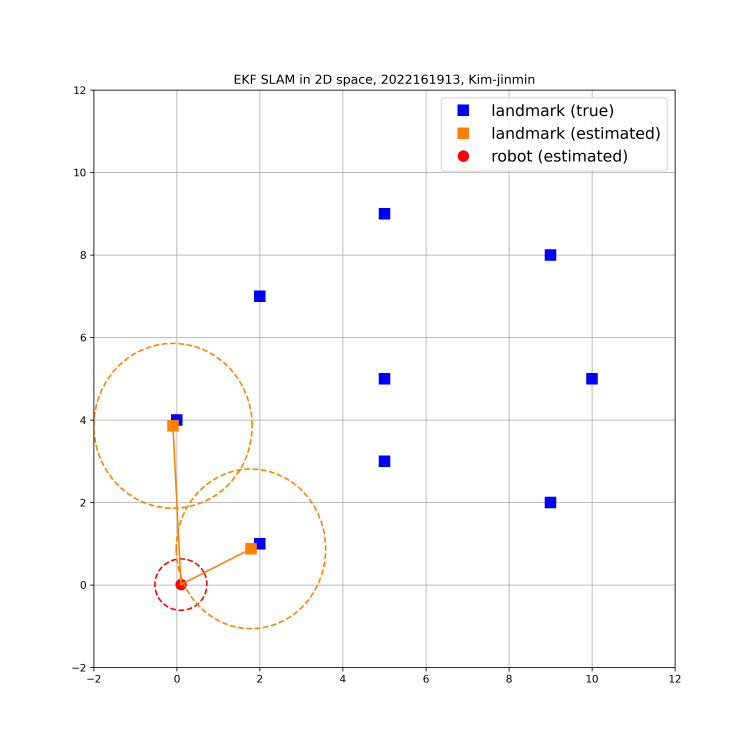
#> input picture EKF_SLAM/figures/fig000.png, 3000 x 3000 px (shown at 1/4 size); its folder holds only this picture in this run
$ jupyter execute --allow-errors Templete_sdsddadasdafsa.ipynb   (older library calls are emulated)
#> lines starting #> are read from the running program, lines starting #| are printed output that depends on the picture
# **EKF SLAM**
**reference**: https://www.ipb.uni-bonn.de/teaching/

## **Kalman Filter**
- 선형모델에 대한 Prediction (예측)과 Correction(수정)을 반복적으로 수행하여 최적의 상태를 추정하는 필터
- **Prediction**: 현재 상태와 모델을 이용하여 다음 step의 상태를 예측 (2~3)
- **Correction**: 현재 상태와 관측값을 이용하여 상태를 수정 (4~6)

### **Kalman filter example**
- **TODO**: 1차원 모델을 이용하여 칼만 필터 설계하기

<br/>

- w와 v는 각각 분산이 R과 Q를 만족하는 gaussian random noise
- 분산을 만족하는 random noise는 정규분포에 표준편차를 곱한 형태 (hint: cholesky decomposition)

- 결과 예시

[cell 1]
from operator import inv
import numpy as np
import matplotlib.pyplot as plt

def true_state(x, u):
    A = np.array([[0.7]])
    B = np.array([[1/np.sqrt(2)]])
    R = np.array([[0.5]])
    ##### TODO: 모션모델을 작성해서 true data를 output #####
    # guassian noise가 모델에 반영되도록 작성
    x=A@x+B@u+np.linalg.cholesky(R)*np.random.rand()
    x_p = x
    ########################################################
    return x_p

def observation_model(x):
    C = np.reshape(1, [1, 1])
    Q = np.reshape(0.15, [1, 1])
    ###### TODO: 관측모델을 작성하여 sensor data를 output #####
    # guassian noise가 모델에 반영되도록 작성
    z= C@x+np.linalg.cholesky(Q)*np.random.rand()

    ###########################################################
    return z

class kalman_filter():
    def __init__(self):
        # 칼만필터에 사용할 system 정의
        self.A = np.array([[0.7]])
        self.B = np.array([[1/np.sqrt(2)]])
        self.C = np.array([[1]])
        self.R = np.array([[0.5]])
        self.Q = np.array([[0.15]])

        # 칼만필터 초기 state와 covariance 정의
        self.x = np.zeros([len(self.A), 1])
        self.P = 10*np.eye(len(self.A))

    def prediction(self, x, P, u):
        ##### TODO: 칼만필터의 prediction 부분 구현 #####
        x=self.A@x+self.B@u
        P=self.A@P@(self.A.T)+self.R
        x_p = x
        P_p = P
        #################################################
        return x_p, P_p

    def correction(self, x, P, z):
        ##### TODO: 칼만필터의 correction 부분 구현 #####
        K = P@(self.C.T)@np.linalg.inv(self.C@P@(self.C.T)+self.Q)
        x = x+K@(z-self.C@x)
        P = (np.eye(1)-K@self.C)@P
        x_c = x
        P_c = P
        #################################################
        return x_c, P_c

    def update(self, x, P, u, z):
        x_p, P_p = self.prediction(x, P, u)
        x_c, P_c = self.correction(x_p, P_p, z)
        return x_p, P_p, x_c, P_c

kalman = kalman_filter()
x_list = []
x_true_list = []
z_list = []
x_true = np.reshape(0, [1, 1])

for i in range(100):
    u = np.reshape(10, [1, 1])
    # true data generation
    x_true = true_state(x_true, u)
    # sensor data generation
    z = observation_model(x_true)

    # kalman filter
    _, _, kalman.x, kalman.P = kalman.update(kalman.x, kalman.P, u, z)

    # for plotting
    x_true_list.append(x_true.flatten())
    x_list.append(kalman.x.flatten())
    z_list.append(z.flatten())

[cell 2]
plt.figure(figsize=[10, 5], facecolor='w')
plt.plot(x_true_list, 'k-', linewidth=5, alpha=0.5)
plt.plot(x_list, 'r.--', linewidth=2)
plt.plot(z_list, 'b.-.', linewidth=2)
plt.grid('on')
plt.xlabel('step', fontsize=15)
plt.ylabel('state', fontsize=15)
plt.title('Kalman filter example', fontsize=20)
plt.legend(['true', 'kalman', 'sensor'], fontsize=15)
plt.show()
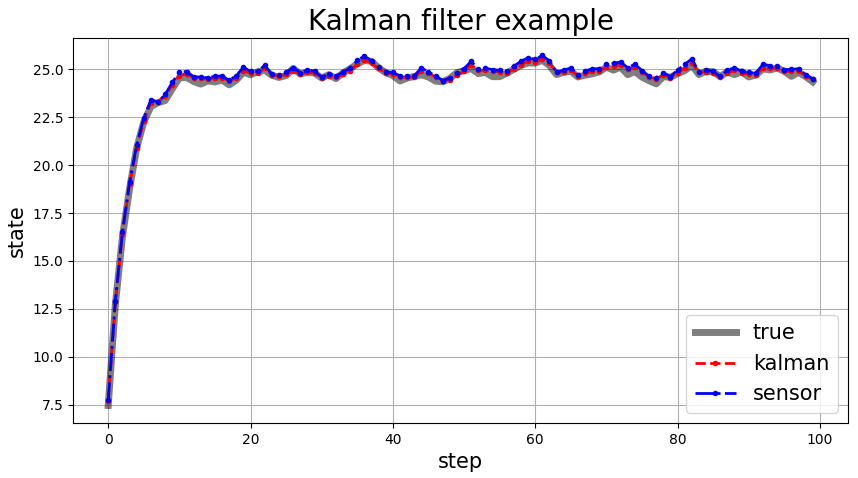
#> figure drawn by matplotlib, 1 panel; curve peaks at x = 61, y = 25.47; curve peaks at x = 61, y = 25.53; curve peaks at x = 61, y = 25.72

## **Extended Kalman Filter**
- 기존의 Kalman filter는 선형 모델에서만 적용가능
- 비선형 모델에서 칼만필터를 적용하기 위해서는 Taylor expansion을 이용한 선형화 과정이 필요

### **Taylor Expansion**
- 비선형 모델을 근사화를 통해 선형 모델로 표현하는 방법
- 선형화할 지점 근처에서는 합리적인 결과를 보임
- 보통 EKF에서는 1차 까지만 선형화하고 고차항은 무시

### **Jacobian Matrix**
- state가 2개 이상일 때, 각각의 state에 대해서 1차 편미분한 값을 matrix의 형태로 표현
- Jacobian matrix가 system matrix 대신 사용됨

### **EKF formulation**
- 칼만필터와 거의 유사한 형태를 지니지만 A, C matrix 대신 Jacobian matrix 사용
- 평균값을 update 할 때는 비선형 모델을 그대로 사용
- Covariance를 update 할 때는 Jacobian matrix 사용

#### **EKF example**
- **TODO**: 1차원 비선형 모델을 이용한 EKF 설계

[cell 3]
import numpy as np
import matplotlib.pyplot as plt

def true_state(x, k):
    R = np.array([[0.5]])
    k = np.array([[k]])
    ##### TODO: 비선형 모션모델을 작성해서 true data를 output #####
    # guassian noise가 모델에 반영되도록 작성
    x_p = 0.5*x+25*x/(1+x**2)+8*np.cos(1.2*k)+np.linalg.cholesky(R)*np.random.rand()
    ########################################################
    return x_p

def observation_model(x):
    Q = np.reshape(0.15, [1, 1])
    ###### TODO: 비선형 관측모델을 작성하여 sensor data를 output #####
    # guassian noise가 모델에 반영되도록 작성
    z = (x**2)/20+np.linalg.cholesky(Q)*np.random.rand()
    ###########################################################
    return z

class extended_kalman_filter():
    def __init__(self):
        # 칼만필터에 사용할 system 정의
        self.R = np.array([[0.5]])
        self.Q = np.array([[0.15]])

        # 칼만필터 초기 state와 covariance 정의
        self.x = np.zeros([len(self.Q), 1])
        self.P = 10*np.eye(len(self.Q))

        # 현재 state를 바탕으로 Jacobian Matrix 계산
        self.G, self.H = self.Jacobian(self.x)

    def Jacobian(self, x):
        ###### TODO: 비선형 모델을 미분한 Jacobian matrix 작성 #####
        G = 0.5+25/(1+x**2)-50*x**2/((1+x**2)**2)
        # G = 0.5+25*(1-x**2)/((1+x**2)**2)
        H = 0.1*x

        H = x/10
        ######################################################
        return G, H

    def prediction(self, x, P, k):
        self.G, _ = self.Jacobian(x)
        ##### TODO: 칼만필터의 prediction 부분 구현 #####
        x_p = 0.5*x+25*x/(1+x**2)+8*np.cos(1.2*k)
        P_p = self.G@P@(self.G.T)+self.R
        #############################################
        return x_p, P_p

    def correction(self, x, P, z):
        _, self.H = self.Jacobian(x)
        ##### TODO: 칼만필터의 correction 부분 구현 #####

        K = P@(self.H.T)@np.linalg.inv(self.H@P@(self.H.T)+self.Q)
        x_c = x+K@(z-x**2/20)

        P_c = P-K@self.H@P
        ############################################
        return x_c, P_c

    def update(self, x, P, k, z):
        x_p, P_p = self.prediction(x, P, k)
        x_c, P_c = self.correction(x_p, P_p, z)
        return x_p, P_p, x_c, P_c

EKF = extended_kalman_filter()
x_list = []
x_true_list = []
z_list = []
x_true = np.reshape(0, [1, 1])

for i in range(100):
    # true data generation
    x_true = true_state(x_true, i)
    # sensor data generation
    z = observation_model(x_true)

    # kalman filter
    _, _, EKF.x, EKF.P = EKF.update(EKF.x, EKF.P, i, z)

    # plotting
    x_true_list.append(x_true.flatten())
    x_list.append(EKF.x.flatten())
    z_list.append(z.flatten())

[cell 4]
plt.figure(figsize=[10, 5], facecolor='w')
plt.plot(x_true_list, 'k-', linewidth=5, alpha=0.5)
plt.plot(x_list, 'r.--', linewidth=2)
plt.grid('on')
plt.xlabel('step', fontsize=15)
plt.ylabel('state', fontsize=15)
plt.title('Kalman filter example', fontsize=20)
plt.legend(['true', 'kalman'], fontsize=15)
plt.show()
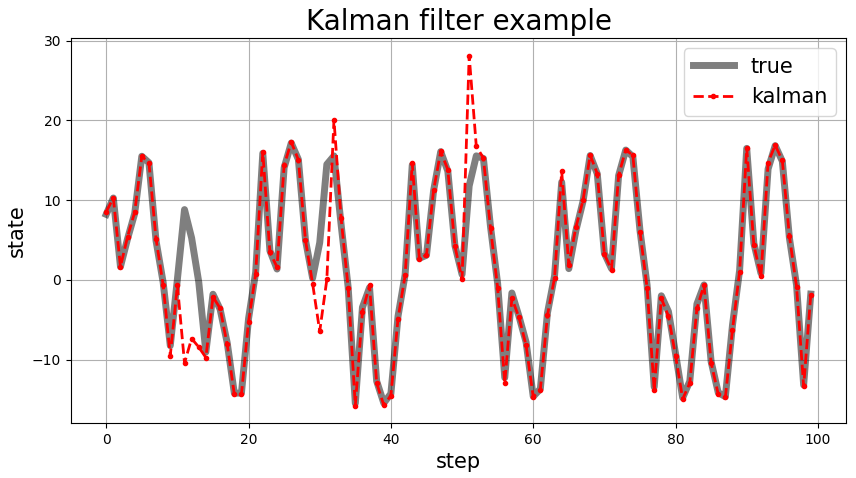
#> figure drawn by matplotlib, 1 panel; curve peaks at x = 26, y = 17.16; curve peaks at x = 51, y = 28.13

# **EKF SLAM in 2D SPACE**
### **OBJECTIVE**
- Extended Kalman filter를 이용해 맵 정보와 로봇의 path를 구하는 것
- **Given**:
  1. Robot controls: 로봇의 제어입력
  2. Observations: 로봇에서 관측한 환경 정보
- **Wanted**:
  1. 로봇이 있는 환경의 맵 정보
  2. 로봇이 지나온 궤적

### **Data format**
- world: landmark(map)의 index와 2d position (idx, x, y)
- sensor: 로봇이 측정한 센서의 index와 2d position (time, idx, x, y)

    idx의 차원은 센서가 측정한 landamark의 개수에 따라서 가변적
- odom: 로봇의 control input (time, δ_rot1, δ_trans, δ_rot2)

### **Robot motion model**

**states**
- 2차원에서 robot의 좌표와 각도

**inputs**
- δ_rot1: 첫 번째 회전 입력
- δ_trans: 종방향 이동 거리 입력
- δ_rot2: 두 번째 회전 입력

**motion model**

### **Import modules**

[cell 5]
import numpy as np
import matplotlib.pyplot as plt
from matplotlib import animation, rc
import math

from IPython.display import clear_output
import cv2
import glob
import warnings

### **Initialization**

[cell 6]
n = 3 # robot input의 차원
m = 9 # landmark의 개수
dim = n + 2*m # robot input (n) + landmark position (2*m)

P = np.eye(dim)
P[:n, :n] = 1e-5

R = np.diag([0.1, 0.1, 0.01]) # x, y, theta model에 관한 uncertainty
Q = np.diag([10, 1]*m) # sensor에 관한 uncertainty

flag = np.zeros(9) # landmark가 측정되었는지에 관한 flag

### **world (map)**
- landmark들의 index와 위치로 구성
- shape: (num_landmark, x, y)

#> (a cell that did not finish here is left out)

### **sensor**
- odom: robot의 motion input을 저장
- sensor: 로봇에서 측정한 landmark의 r, phi 저장

[cell 8]
sensor = []
odom = []
temp = []
save = False
#> (the rest of this cell did not finish here and is left out)

### **Robot motion**
- 로봇이 맵 상에서 대략적으로 어떻게 움직였는지 확인

[cell 9]
# robot motion을 업데이트 할 때, [-pi, pi]의 범위를 넘지 않도록 변환시켜줄 필요가 있음
# robot의 각도를 [-pi, pi] 범위로 변환하기 위한 함수
def norm_rot(theta):
    theta = math.atan2(math.sin(theta), math.cos(theta))
    return theta

[cell 10]
# [19 lines left out: function motion_model, not called in this run]

[cell 11]
# robot이 어떤 궤적을 그리고 움직였는지 plot
# input data 만을 이용하여 궤적을 그렸기 때문에 실제 움직인 경로와는 차이가 존재

x = np.zeros([3,1]) # 초기 state 정의
motion_update_list = []
motion_update_list.append(x)

for i in range(len(odom)):
    x = motion_model(x, odom[i]) # motion update
    motion_update_list.append(x)

motion_update_list = np.array(motion_update_list)

# world(map) plot
plt.figure(figsize=[10,10])
#> (the rest of this cell did not finish here and is left out)

### **Sensor model**
- Range Bearing model

[cell 12]
# sensor가 어떻게 측정되었는지 확인
x = np.zeros([3,1]) # 초기 로봇 state 정의
#> (the rest of this cell did not finish here and is left out)

## **EKF**

### **Prediction**
- Extended Kalman Filter의 예측 부분을 작성
- state의 차원이 (n+2*m) 이지만 로봇 모션은 n차원까지만 영향을
끼침
- 계산의 편의성을 위해 matrix F (n x (n + 2m))를 정의

- motion model을 미분한 값

[cell 13]
# [32 lines left out: function prediction, not called in this run]

### **Correction**
- 센서가 landmark에 대해 측정할 때, 어떤 index를 가지고 있는지는 안다고 가정 (association이 되어있다 가정)
- sensor에서 여러개의 landmark에 대한 정보가 들어오기때문에 각각에 대한 correction 필요
- 이전에 측정되지 않았던 landmark라면 초기화 과정 필요

- 계산의 편의성을 위해 F matrix 정의 [5xN]
- j 번째 landmark를 update하기 위한 matrix

[cell 14]
# [55 lines left out: function correction, not called in this run]

[cell 15]
# [7 lines left out: function ellipse, not called in this run]

[cell 16]
# Extend Kalman filter
x = np.zeros([dim, 1])

flag = np.zeros(9)

#> (the rest of this cell did not finish here and is left out)

## 동영상 만드는 코드
- figure 폴더에 저장된 사진을 동영상으로 변환

[cell 17]
img_array = []
# 이미지가 저장된 폴더 입력
for filename in sorted(glob.glob('./figures/*.png')):
    img = cv2.imread(filename)
#> img is the input picture: shape (3000, 3000, 3); mean B, G, R 251.2, 251, 251.6
    height, width, layers = img.shape
#> height = 3000; width = 3000; layers = 3
    size = (width,height)
#> size = (3000, 3000)
    img_array.append(img)

# 결과물로 제출할 동영상 파일명 입력
out = cv2.VideoWriter('./EKF_SLAM.mp4',cv2.VideoWriter_fourcc(*'DIVX'), 15, size)

for i in range(len(img_array)):
    out.write(img_array[i])
#> this loop made 1 pass
out.release()
